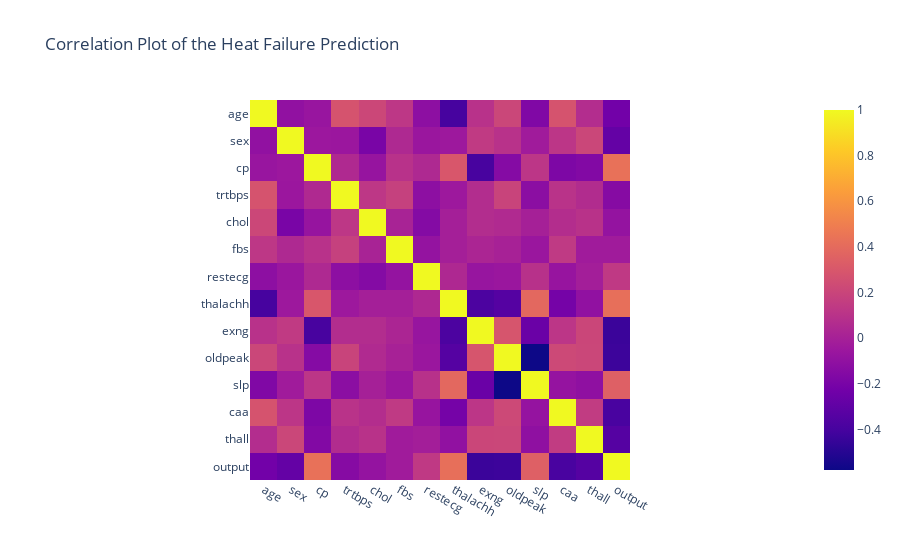

The cell this chart's notebook holds for it:
### Markdown cell above
## Correlation Matrix
### Its necessary to remove correlated variables to improve your model.One can find correlations using pandas “.corr()” function and can visualize the correlation matrix using plotly express.
- Lighter shades represents positive correlation
- Darker shades represents negative correlation

### Code cell
px.imshow(df.corr(),title="Correlation Plot of the Heat Failure Prediction")

### Figure 1 — Plotly figure (JSON) as saved in the notebook; plotly's stock layout.template omitted (floating-point values rounded to 4 significant figures; data arrays with more than 128 entries replaced by an {"elided": "..."} marker saying what was removed)
{"data": [{"coloraxis": "coloraxis", "hovertemplate": "x: %{x}<br>y: %{y}<br>color: %{z}<extra></extra>", "name": "0", "type": "heatmap", "x": ["age", "sex", "cp", "trtbps", "chol", "fbs", "restecg", "thalachh", "exng", "oldpeak", "slp", "caa", "thall", "output"], "xaxis": "x", "y": ["age", "sex", "cp", "trtbps", "chol", "fbs", "restecg", "thalachh", "exng", "oldpeak", "slp", "caa", "thall", "output"], "yaxis": "y", "z": {"elided": "14x14 float values"}}], "layout": {"coloraxis": {"colorscale": [[0, "#0d0887"], [0.1111, "#46039f"], [0.2222, "#7201a8"], [0.3333, "#9c179e"], [0.4444, "#bd3786"], [0.5556, "#d8576b"], [0.6667, "#ed7953"], [0.7778, "#fb9f3a"], [0.8889, "#fdca26"], [1, "#f0f921"]]}, "title": {"text": "Correlation Plot of the Heat Failure Prediction"}, "xaxis": {"anchor": "y", "constrain": "domain", "domain": [0, 1], "scaleanchor": "y"}, "yaxis": {"anchor": "x", "autorange": "reversed", "constrain": "domain", "domain": [0, 1]}}}
